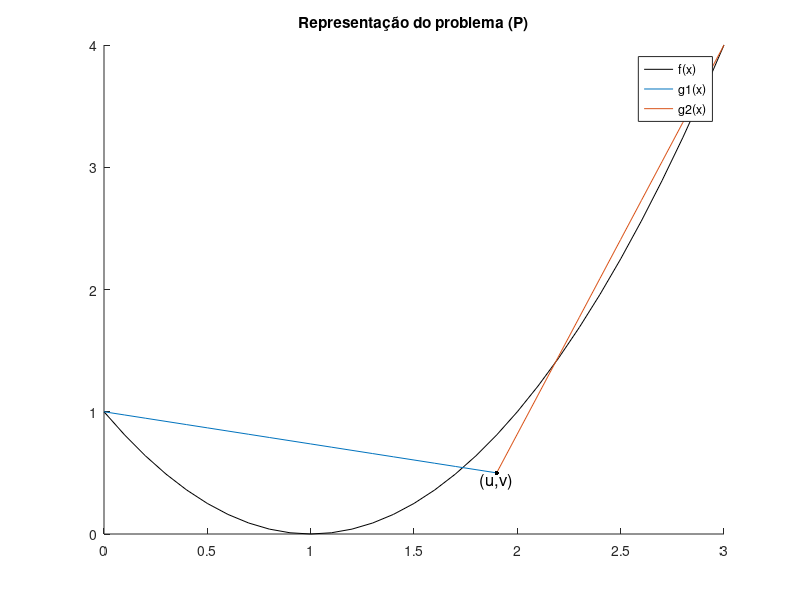
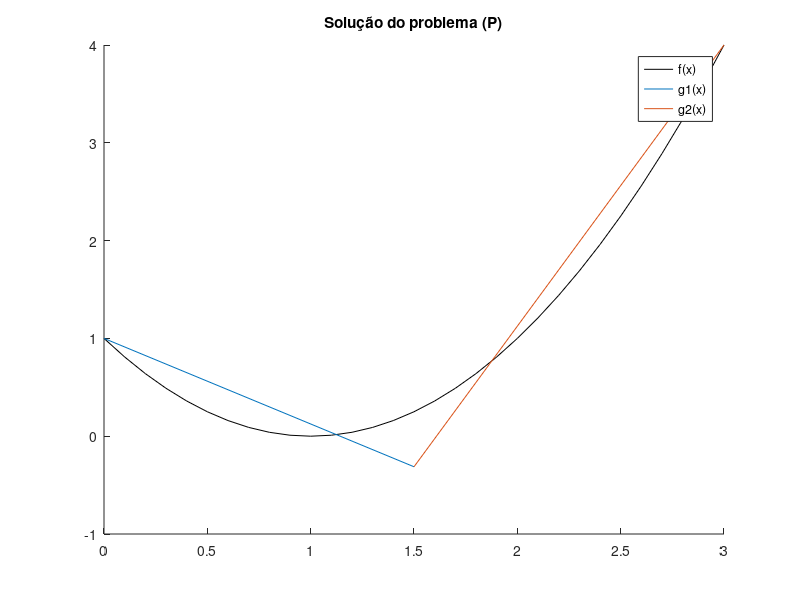

Write MATLAB code to recreate these figures, in order. (Note: this script raises an error after producing the figures.)
%% Exercício 1
a = 0; b = 3;
xx = a:0.1:b; % x em [a,b]

% definir as funções f e g
f = @(x) (x-1).^2;
g1 = @(u,v,x) (f(a)-v)/(a-u)*(x-a) + f(a);
g2 = @(u,v,x) (f(b)-v)/(b-u)*(x-b) + f(b);

figure(1)
u = 1.9; v = 0.5;
xx1 = a:0.1:u; % x em [a,u]
xx2 = u:0.1:b; % x em [u,b]
hold on
plot(xx,f(xx),'k',xx1,g1(u,v,xx1),xx2,g2(u,v,xx2))
scatter(u,v,10,'k','filled')
legend('f(x)','g1(x)','g2(x)');
text(u, v, '(u,v)', 'HorizontalAlignment', 'center', 'VerticalAlignment', 'top', 'FontSize', 12);
title('Representação do problema (P)');
hold off

%% Exercício 3
% definir a função objetivo
f1 = @(t,u,v) (f(t) - g1(u,v,t)).^2;
f2 = @(t,u,v) (f(t) - g2(u,v,t)).^2;

fObj = @(x) integral(@(t) f1(t,x(1),x(2)), a, x(1)) + integral(@(t) f2(t,x(1),x(2)), x(1), b); % x = [x(1), x(2)]

% calcular a solução ótima
x0 = [a + (b-a)/3, 0]; % ponto inicial
[xOpt1, fOpt1, exitFlag, output] = fminsearch(fObj, x0) % Nelder-Mead
[xOpt2, fOpt2, exitFlag, output] = fminunc(fObj, x0) % Quasi-Newton

figure(2)
hold on
plot(xx,f(xx),'k')
plot([a xOpt1(1)], [f(a) xOpt1(2)], [xOpt1(1) b], [xOpt1(2) f(b)])
legend('f(x)','g1(x)','g2(x)');
title('Solução do problema (P)');
hold off

%% Exercício 6
[xOpt3, fOpt3, exitFlag, output] = fmincon(fObj, x0, [], [], [], [], [], [], @(x) constrains(f,x)) % interior-point
options = optimoptions('fmincon','Algorithm','sqp');
[xOpt4, fOpt4, exitFlag, output] = fmincon(fObj, x0, [], [], [], [], [], [], @(x) constrains(f,x), options) % sequencial-programming

figure(3)
hold on
plot(xx,f(xx),'k')
plot([a xOpt3(1)], [f(a) xOpt3(2)], [xOpt3(1) b], [xOpt3(2) f(b)])
legend('f(x)','g1(x)','g2(x)');
title('Solução do problema (P2)');
hold off

%% Exercício 7
lambda = -2:0.1:2;

% definir lagrangeano(x, lambda)
lagrangeano = @(x, lambda) fObj(x) - lambda*(x(2)-f(x(1)));

% definir função dual (calcula o ínfimo através da função auxiliar)
Ld = @(lambda) infLag(lambda,lagrangeano,x0);

LdVec = zeros(1, length(lambda));
for i = 1:length(lambda)
    LdVec(i) = Ld(lambda(i)); % função dual para lambda em [-2,2]
end

% evitar os posíveis valores -infinito
minDual = LdVec > -10000;

figure(4)
plot(lambda(minDual), LdVec(minDual),'k')
title('Função Dual');

%% Exercício 8
maxLd = -100000;
% solução ótima do dual
for i = 1:length(lambda)
    if LdVec(i) >= maxLd
        maxLd =  LdVec(i);
        lambdaOtimo = lambda(i);
    end
end

fprintf("(lambda*, Ld(lambda*)) = (%f, %f) \n", lambdaOtimo, maxLd)

%% Funções auxiliares
% função para calcular as restrições do exercício 6
function [c,ceq] = constrains(f,x)
c = f(x(1)) - x(2);
ceq = []; 
end

% função para obter a solução ótima da funcão dual do exercício 7
function valor = infLag(lambda,lagrangeano,x0)
    [~, valor] = fminsearch(@(x) lagrangeano(x, lambda), x0); 
end




